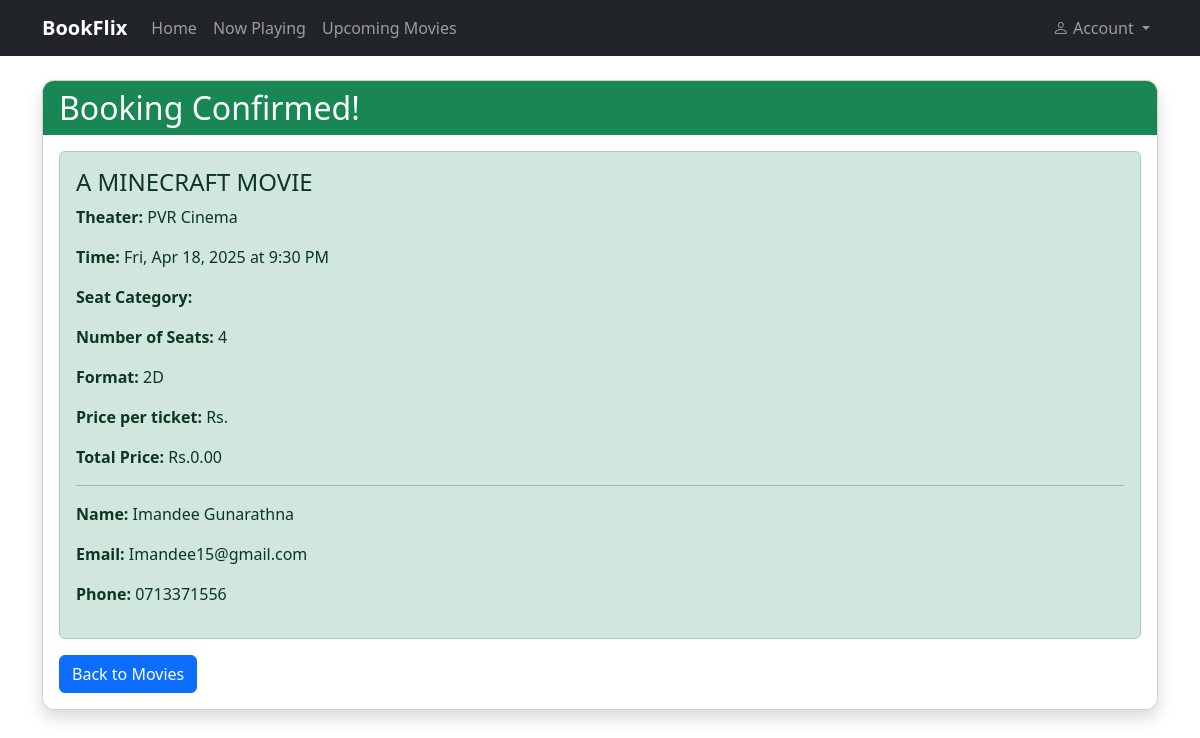
Before: /booking-confirmation/3/ with the older database file.
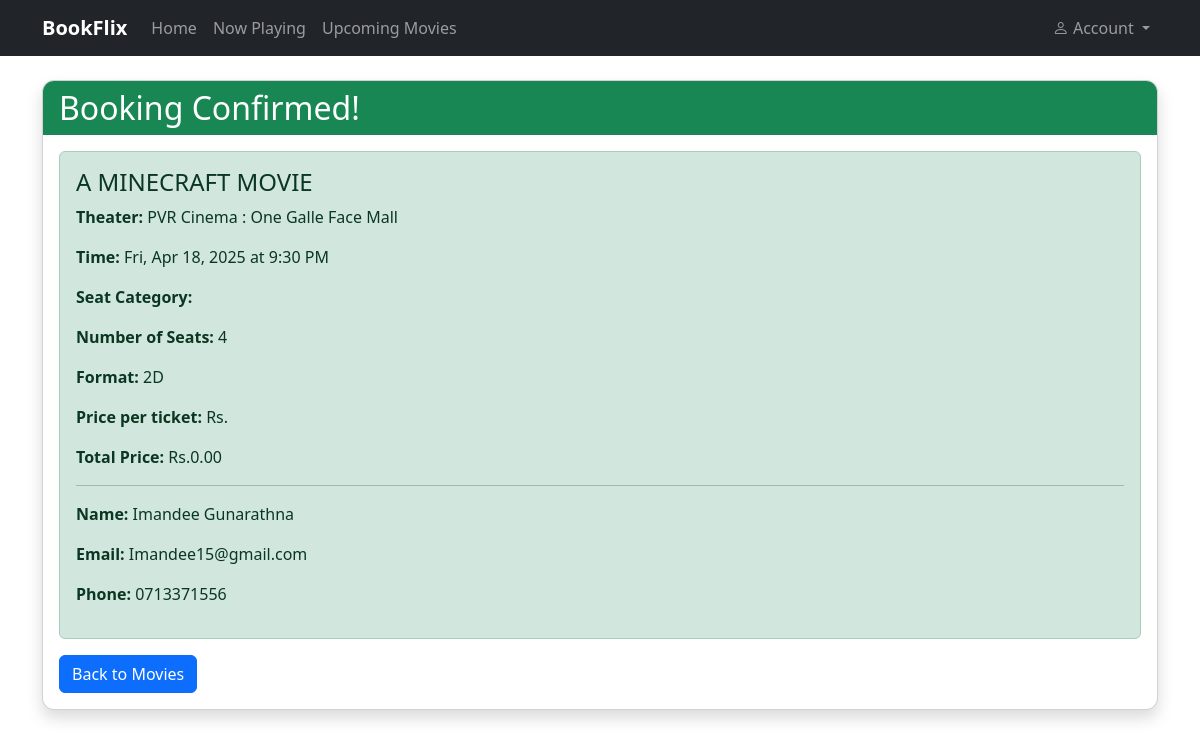
After: the same page with the newer database file.
### tickets/models.py (models this page shows, shortened)
class Booking(models.Model):
    user = models.ForeignKey(settings.AUTH_USER_MODEL, on_delete=models.CASCADE, related_name='bookings',null=True, blank=True)
    name = models.CharField(max_length=100, default='Guest User')
    email = models.EmailField(default='guest@example.com',
                              validators = [
                                  EmailValidator(
                                      message='Please enter a valid email address',
                                      code='invalid_email'
                                  ),
                              ]
    )
    phone = models.CharField(max_length=15,
                             default='0000000000',
                             validators =[
                                 RegexValidator(
                                     regex=r'^\d{10}$',
                                     message='Phone number must be 10 digits',
                                     code='invalid_phone'
                                 ),
                             ]
    )
    showtime = models.ForeignKey(Showtime, on_delete=models.CASCADE)
    seat_category = models.ForeignKey(SeatCategory, on_delete=models.CASCADE)
    seats = models.IntegerField(default=1)
    booked_at = models.DateTimeField(auto_now_add=True)
    total_price = models.DecimalField(max_digits=8, decimal_places=2, default=0.00)
    format = models.CharField(max_length=10, choices=[
        ('2D', '2D'),
        ('3D', '3D'),
    ], default='2D')

class Showtime(models.Model):
    movie = models.ForeignKey(Movie, on_delete=models.CASCADE)
    theater = models.ForeignKey(Theater, on_delete=models.CASCADE)
    start_time = models.DateTimeField()
    available_seats = models.IntegerField()

class Theater(models.Model):
    name = models.CharField(max_length=100)
    location = models.CharField(max_length=200)
    capacity = models.IntegerField()

class Movie(models.Model):
    title = models.CharField(max_length=200)
    description = models.TextField()
    duration = models.IntegerField()
    rating = models.CharField(max_length=5)
    synopsis = models.TextField(blank=True, null=True)
    director = models.CharField(max_length=100, blank=True, null=True)
    cast = models.TextField(blank=True, null=True,
                            help_text="Separate actor names with commas")
    genre = models.CharField(max_length=50, choices=[
        ('Action', 'Action'),
        ('Adventure', 'Adventure'),
        ('Animation', 'Animation'),
        ('Biography', 'Biography'),
        ('Drama', 'Drama'),
        ('Horror', 'Horror'),
        ('Thriller', 'Thriller'),
    ],
    default='Drama'
    )
    format = models.CharField(max_length=10, choices=[
        ('2D', '2D'),
        ('3D', '3D'),
    ],
    default='2D'
    )
    language = models.CharField(max_length=20, choices=[
        ('Chinese', 'Chinese'),
        ('English', 'English'),
        ('Hindi', 'Hindi'),
        ('Sinhala', 'Sinhala'),
        ('Tamil', 'Tamil'),
    ],
    default='English'
     )
    poster = models.ImageField(upload_to='media/', blank=True)
    is_released = models.BooleanField(default=False)
    release_date = models.DateField(null=True, blank=True)
    is_featured = models.BooleanField(default=False)

### tickets/views.py (the view)
# urls.py: path('booking-confirmation/<int:booking_id>/', views.booking_confirmation, name='booking_confirmation'),
def booking_confirmation(request, booking_id):
    booking = Booking.objects.get(id=booking_id)
    return render(request, 'tickets/booking_confirmation.html', {'booking': booking})

### tickets/templates/tickets/booking_confirmation.html
{% extends 'tickets/base.html' %}
{% block content %}
<div class="card shadow booking-card">
    <div class="card-header bg-success text-white">
        <h2 class="mb-0">Booking Confirmed!</h2>
    </div>
    <div class="card-body">
        <div class="alert alert-success">
            <h4>{{ booking.showtime.movie.title }}</h4>
            <p><strong>Theater:</strong> {{ booking.showtime.theater.name }}</p>
            <p><strong>Time:</strong> {{ booking.showtime.start_time|date:"D, M j, Y" }} at {{ booking.showtime.start_time|time:"g:i A" }}</p>
            <p><strong>Seat Category:</strong> {{ booking.seat_category.name }}</p>
            <p><strong>Number of Seats:</strong> {{ booking.seats }}</p>
            <p><strong>Format:</strong> {{ booking.format }}</p>
            <p><strong>Price per ticket:</strong> Rs.{% if booking.format == '2D' %}{{ booking.seat_category.price_2d }}{% else %}{{ booking.seat_category.price_3d }}{% endif %}</p>
            <p><strong>Total Price:</strong> Rs.{{ booking.total_price }}</p>
            <hr>
            <p><strong>Name:</strong> {{ booking.name }}</p>
            <p><strong>Email:</strong> {{ booking.email }}</p>
            <p><strong>Phone:</strong> {{ booking.phone }}</p>
        </div>
        <a href="{% url 'home' %}" class="btn btn-primary">Back to Movies</a>
    </div>
</div>
{% endblock %}

Changed rows visible on the page:
changed through a linked row, Booking "Imandee Gunarathna": showtime.theater.name "PVR Cinema" → "PVR Cinema : One Galle Face Mall"
